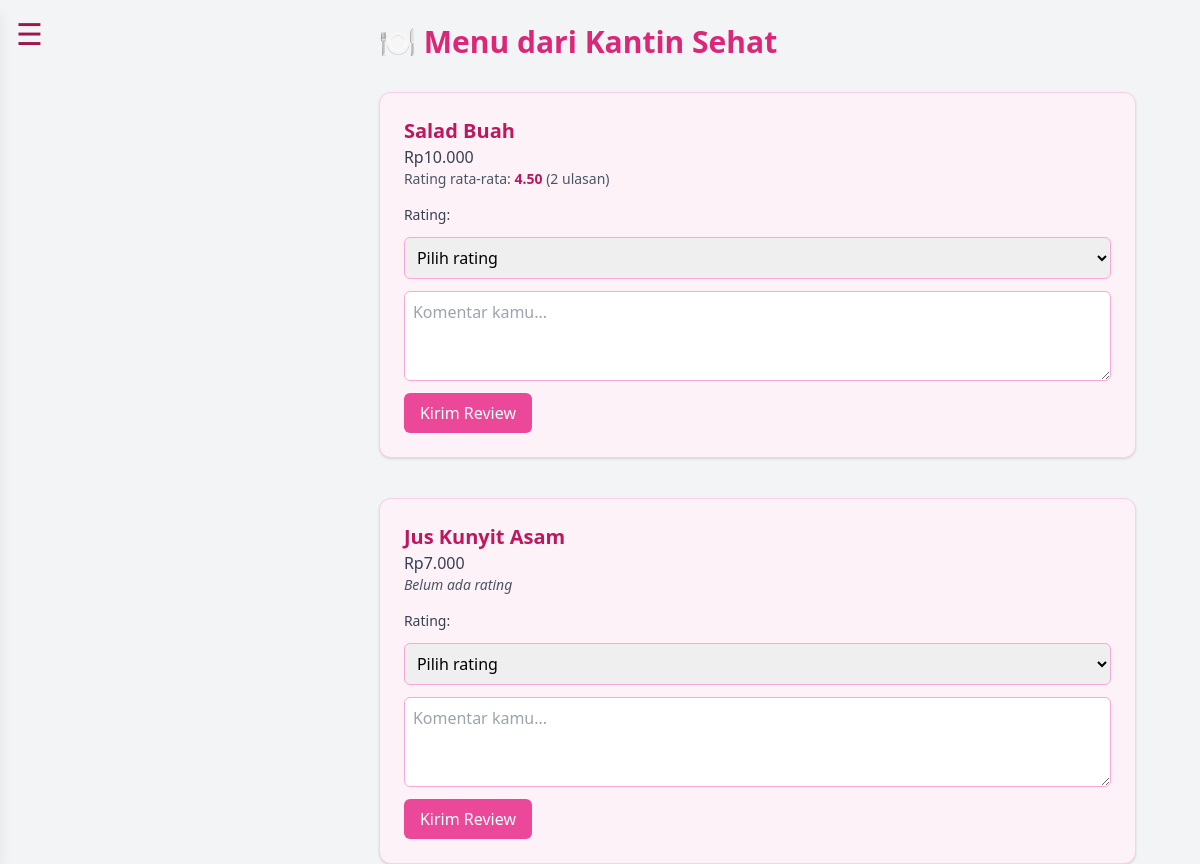
Screenshot of /menus.php?id=3 with the database file from the repository.
### tables this page shows
CREATE TABLE `tenant_kantin` (
  `id` int NOT NULL AUTO_INCREMENT,
  `nama` varchar(100) DEFAULT NULL,
  `deskripsi` text,
  `gambar` varchar(255) DEFAULT NULL,
  PRIMARY KEY (`id`)
);

CREATE TABLE `menus` (
  `id` int NOT NULL,
  `tenant_id` int NOT NULL,
  `nama_menu` varchar(100) NOT NULL,
  `harga` decimal(10,2) NOT NULL,
  PRIMARY KEY (`id`)
);

### menus.php (the view, shortened to what this page needs)
<?php
include 'koneksi.php';
include 'sidebar.php';
$tenant_id = intval($_GET['id']);
$tenant = mysqli_fetch_assoc(mysqli_query($conn, "SELECT * FROM tenant_kantin WHERE id = $tenant_id"));
$query_menus = mysqli_query($conn, "SELECT * FROM menus WHERE tenant_id = $tenant_id");
?>
<!DOCTYPE html>
<html lang="id">
<head>
  <script src="https://cdn.tailwindcss.com"></script>
</head>
<body class="bg-gray-100 flex">
  <main id="mainContent" class="flex-1 px-4 sm:px-8 lg:px-16 py-6">
    <h1 class="text-3xl font-bold text-pink-600 mb-8">
      🍽️ Menu dari <?= htmlspecialchars($tenant['nama']); ?>
    </h1>
    <?php if (mysqli_num_rows($query_menus) > 0): ?>
      <?php while ($menu = mysqli_fetch_assoc($query_menus)) : ?>
        <?php
          $menu_id = (int)$menu['id'];
          $stat = mysqli_fetch_assoc(
            mysqli_query($conn, "SELECT ROUND(AVG(rating),2) AS avg, COUNT(*) AS total FROM reviews WHERE menu_id = $menu_id")
          );
        ?>
        <div class="w-full max-w-4xl mx-auto bg-pink-50 border border-pink-200 rounded-xl shadow mb-10">
          <div class="p-6 space-y-4">
            <div>
              <h2 class="text-xl font-semibold text-pink-700"><?= htmlspecialchars($menu['nama_menu']); ?></h2>
              <p class="text-gray-700">Rp<?= number_format($menu['harga'],0,',','.'); ?></p>
              <?php if ($stat && $stat['total']): ?>
                <p class="text-sm text-gray-600">Rating rata-rata:
                  <span class="font-bold text-pink-700"><?= $stat['avg']; ?></span> (<?= $stat['total']; ?> ulasan)
                </p>
              <?php else: ?>
                <p class="text-sm text-gray-600 italic">Belum ada rating</p>
              <?php endif; ?>
            </div>
            <form action="proses_review.php" method="post" class="space-y-3">
              <label class="block text-sm font-medium text-gray-700">Rating:</label>
              <select name="rating" required
                      class="w-full border border-pink-300 rounded-md p-2 focus:ring-pink-500 focus:border-pink-500">
                <option value="" selected disabled>Pilih rating</option>
              </select>
              <textarea name="komentar" rows="3" placeholder="Komentar kamu..."
                        class="w-full border border-pink-300 rounded-md p-2 focus:ring-pink-500 focus:border-pink-500"></textarea>
              <button type="submit"
                      class="bg-pink-500 hover:bg-pink-600 text-white px-4 py-2 rounded-md">
                Kirim Review
              </button>
            </form>
          </div>
        </div>
      <?php endwhile; ?>
    <?php else: ?>
      <p class="text-gray-600">Belum ada menu untuk tenant ini.</p>
    <?php endif; ?>
  </main>
</body>
</html>

### menus.php (style rules this page uses)
#mainContent { transition: margin-left 0.3s ease; margin-left: 0; }
#mainContent.sidebar-open { margin-left: 16rem; }

### rows the page displays
tenant_kantin: nama "Kantin Sehat"
menus: nama_menu "Salad Buah", harga "10.000", avg "4.50", total "2"
menus: nama_menu "Jus Kunyit Asam", harga "7.000", shows "Belum ada rating"
